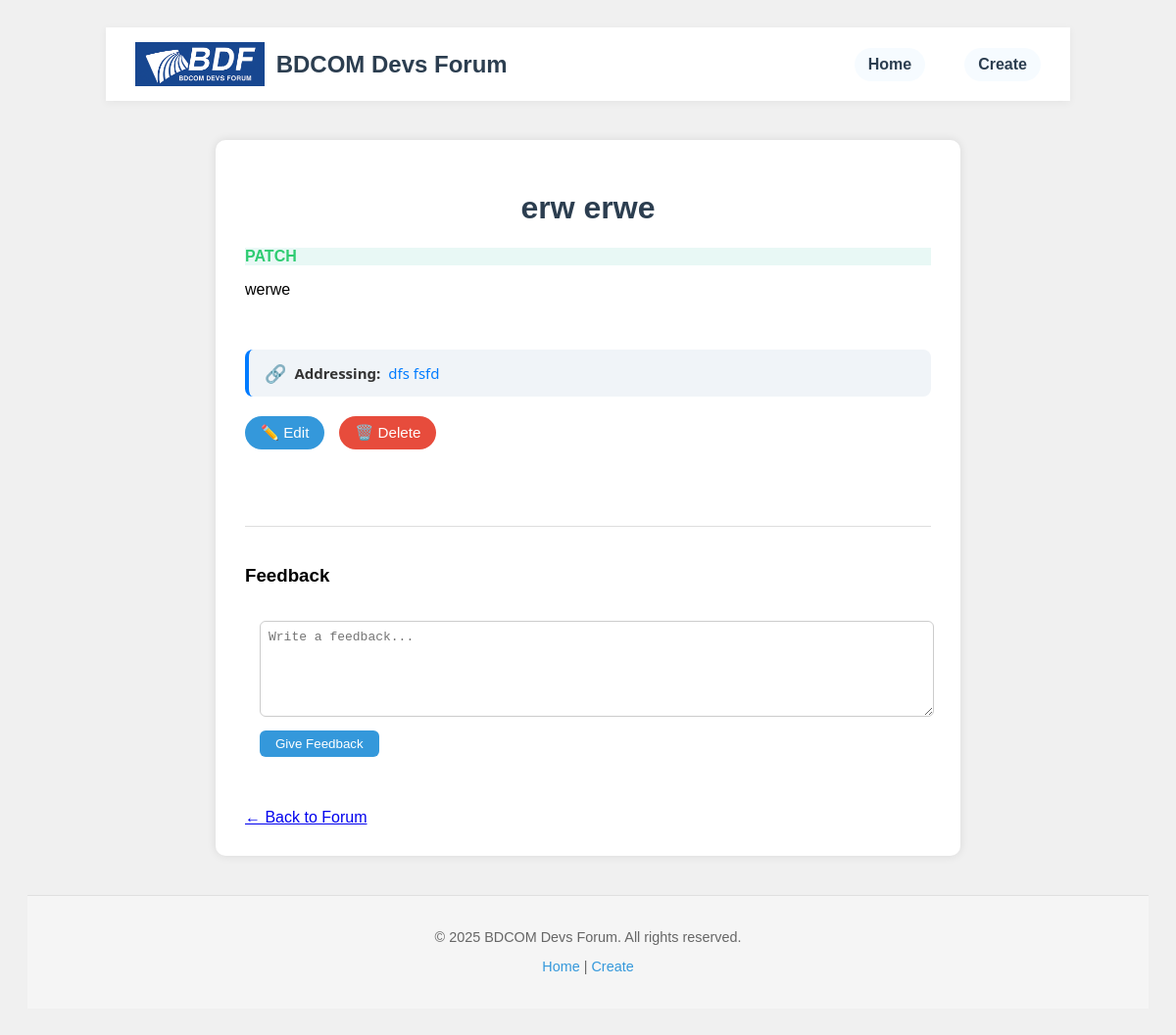
/posts/3, run on an earlier commit of the app's database.
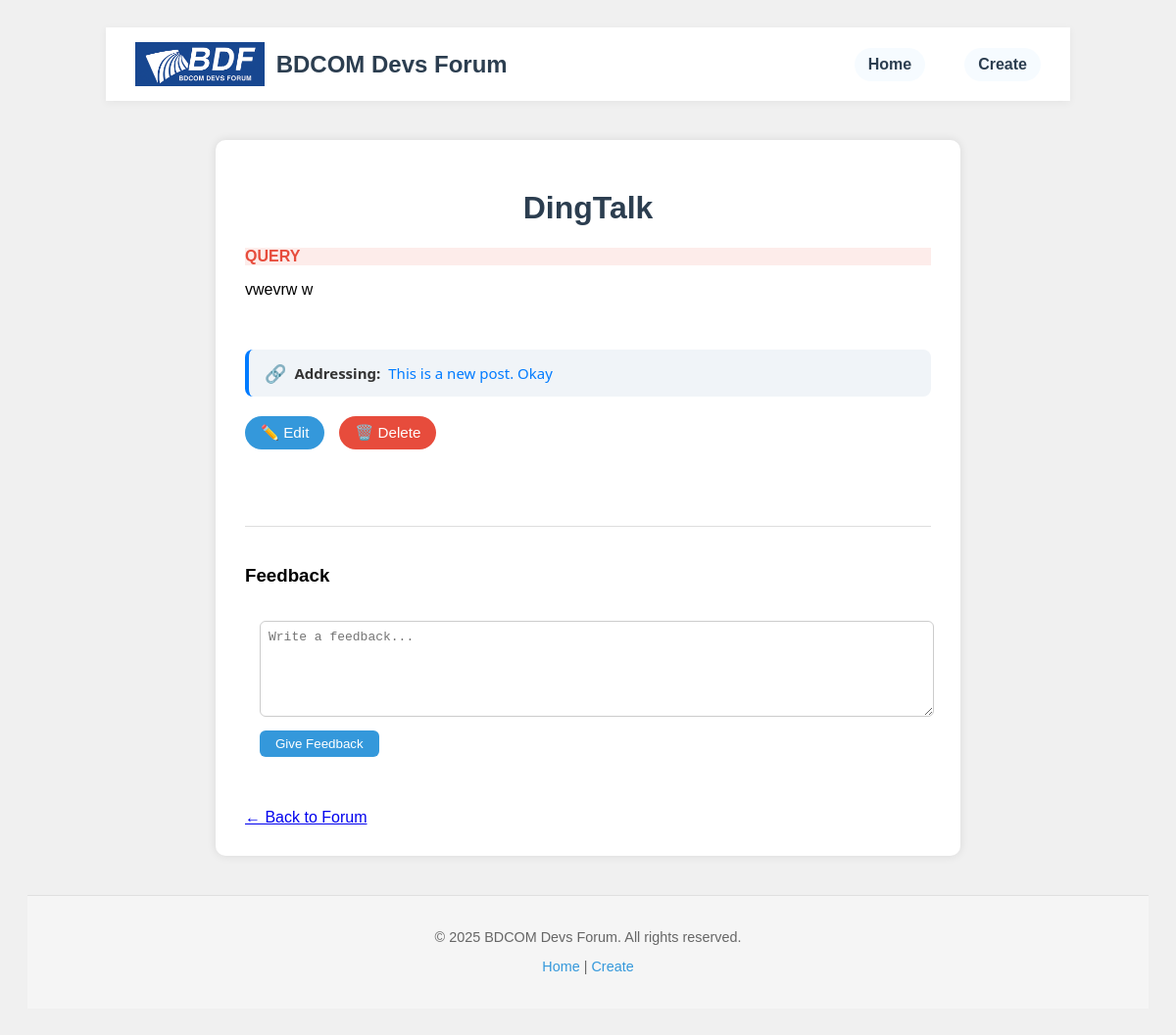
And on a later commit of the database.
### app.py (models this page shows)
class Post(db.Model):
    id = db.Column(db.Integer, primary_key=True)
    title = db.Column(db.String(100))
    content = db.Column(db.Text)
    type = db.Column(db.String(10))  # "Query" or "Patch"
    category = db.Column(db.String(20))
    ip_address = db.Column(db.String(45))  # to store IPv4 or IPv6
    last_modified_ip = db.Column(db.String(45))
    likes = db.Column(db.Integer, default=0)
    comments = db.relationship('Comment', backref='post', cascade='all, delete-orphan')
    likes_relation = db.relationship('PostLike', backref='post', cascade='all, delete-orphan')
    reference_id = db.Column(db.Integer, db.ForeignKey('post.id'), nullable=True)
    reference = db.relationship('Post', remote_side=[id], backref='patches')

### app.py (the view)
@app.route('/posts/<int:post_id>')
def get_post(post_id):
    post = Post.query.get_or_404(post_id)
    return render_template('post.html', post=post)

### app.py (called while the page is built)
@app.context_processor
def inject_year():
    return {'current_year': datetime.now().year}

### templates/post.html (shortened to what this page needs)
<!DOCTYPE html>
<html>
<head>
    <link rel="stylesheet" href="{{ url_for('static', filename='css/style.css') }}">
    <link rel="stylesheet" href="{{ url_for('static', filename='css/navbar.css') }}">
    <link rel="stylesheet" href="{{ url_for('static', filename='css/footer.css') }}">
    <link href="https://cdn.quilljs.com/1.3.6/quill.snow.css" rel="stylesheet">
</head>
<body>
    {% include 'navbar.html' %}
    <div class="post-single">
        <h1>{{ post.title }}</h1>
        <div class="{{ post.type }} post-type">{{ post.type.upper() }}</div>
        <div class="post-body">{{ post.content | safe }}</div><br><br>
        {% if post.reference %}
        <div class="reference-banner">
            <span class="reference-icon">🔗</span>
            <span class="reference-label">Addressing:</span>
            <a class="reference-link" href="/posts/{{ post.reference.id }}">{{ post.reference.title }}</a>
        </div>
        {% endif %}
        <div class="post-actions-single">
            <button class="editBtn" onclick="startEdit()">✏️ Edit</button>
            <button class="deleteBtn" onclick="deletePost({{ post.id }})">🗑️ Delete</button>
        </div>
        <br>
        <div class="comments-section">
            <h3>Feedback</h3>
            <form id="commentForm">
                <textarea id="commentContent" placeholder="Write a feedback..." required></textarea><br>
                <button type="submit">Give Feedback</button>
            </form>
        </div>
        <br>
        <a href="{{ url_for('index') }}">← Back to Forum</a>
    </div>
    {% include 'footer.html' %}
</body>
</html>

What changed in the data, as far as the page shows it:
no longer on this page (row unchanged): Post: reference "dfs fsfd"
changed Post: title "erw erwe" → "DingTalk"; type "PATCH" → "QUERY"; content "werwe" → "vwevrw w"
now on this page (row edited): Post: reference "This is a new post. Okay"
